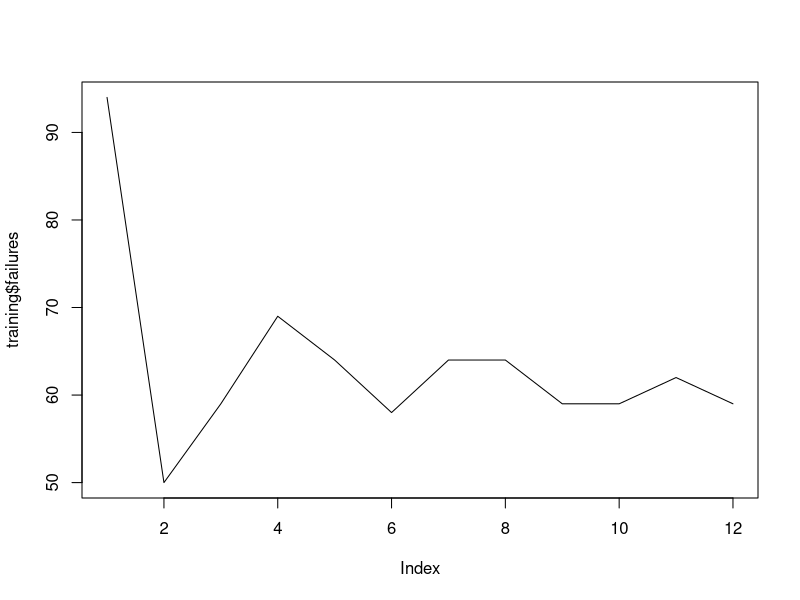

Reproduce this figure in R.
cat("\f")

setwd("D:/GitHub/research-calculations/research-calculations-r")

training <- read.csv("pdm_telemetry_2015.csv")

training_ts <- c(training$failures)
training_ts <- training_ts[training_ts != 0]

plot(training$failures, type = "l")

# moving average
ma_ts <- c()
sum_err <- 0

for ( i in 1:length( training_ts ) ) {
  if ( ( i > 1 ) & (i < length( training_ts ) ) ) {
    ma_ts[i] <- ( training_ts[i - 1] + training_ts[i] + training_ts[i + 1] ) / 3
    sum_err <- sum_err + ( abs( ( training_ts[i] - ma_ts[i] ) / training_ts[i] ) * 100 )
  }
}

pred <- ma_ts[length( training_ts ) - 1] + ( 1 / 3 ) * 
  ( training_ts[length( training_ts )] - training_ts[length( training_ts ) - 1] )
pred

err <- ( 1 / ( length( training_ts ) - 2 ) ) * sum_err
err

# exponential smoothing
alpha <- 2 / ( length( training_ts ) + 1 )
sum_err <- 0

es_ts <- c(mean( training_ts ))

for ( i in 2:length( training_ts ) ) {
  es_ts[i] <- training_ts[i - 1] * alpha + ( 1 - alpha ) * es_ts[i - 1]
}

for ( i in 1:length( training_ts ) ) {
  sum_err <- sum_err + ( abs( ( training_ts[i] - es_ts[i] ) / training_ts[i] ) * 100 )
}

pred <- training_ts[length( training_ts )] * alpha + 
  ( 1 - alpha ) * es_ts[length( es_ts )]
pred

err <- ( 1 / ( length( training_ts ) ) ) * sum_err
err

# regression
sum_xy <- 0

for ( i in 1:length( training_ts ) ) {
  sum_xy <- sum_xy + ( training_ts[i] * i )
}

sum_x <- 0

for ( i in 1:length( training_ts ) ) {
  sum_x <- sum_x + i
}

sum_y <- 0

for ( i in 1:length( training_ts ) ) {
  sum_y <- sum_y + training_ts[i]
}

sum_x2 <- 0

for ( i in 1:length( training_ts ) ) {
  sum_x2 <- sum_x2 + ( i * i )
}

a <- ( sum_xy - ( sum_x * sum_y ) / length( training_ts ) ) / 
  ( sum_x2 - ( sum_x * sum_x ) / length( training_ts ) )

b <- ( sum_y / length( training_ts ) ) - a * ( sum_x / length( training_ts ) )

pred <- a * ( length( training_ts ) + 1 ) + b
pred

sum_err <- 0

for ( i in 1:length( training_ts ) ) {
  regr <- a * i + b
  sum_err <- sum_err + ( abs( ( training_ts[i] - regr ) / training_ts[i] ) * 100 )
}

err <- ( 1 / ( length( training_ts ) ) ) * sum_err
err